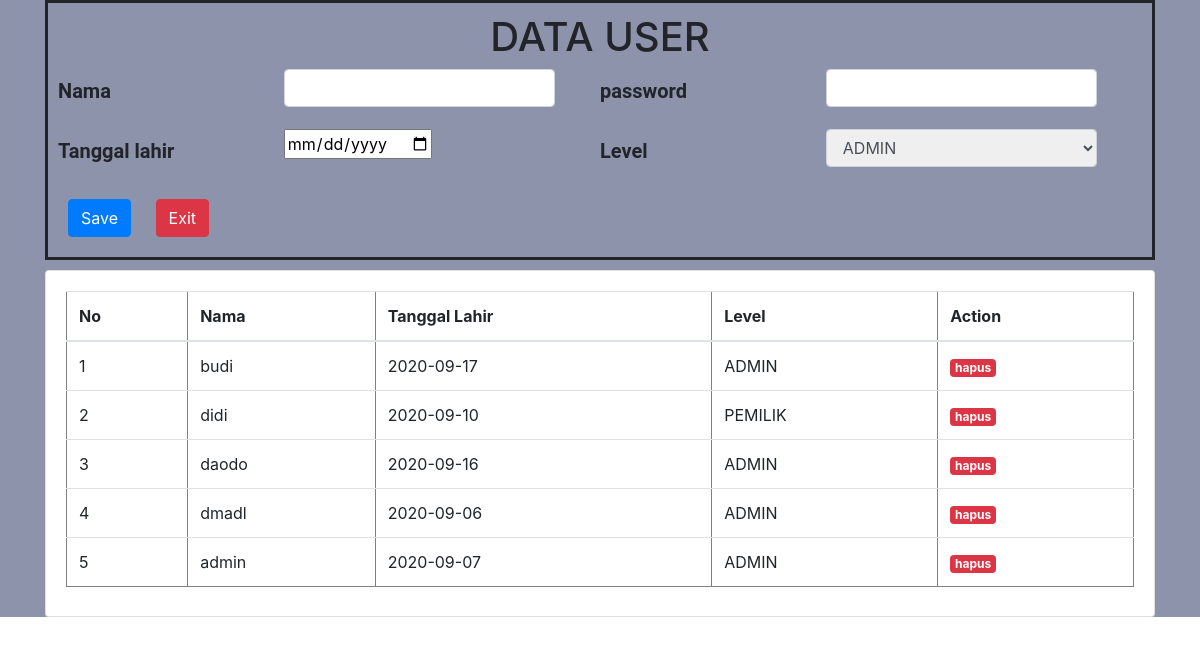
The app's page /index.php/data_user with its own data.
### tables this page shows
CREATE TABLE `tb_pegawai` (
  `id` int(11) NOT NULL,
  `Nama` varchar(25) NOT NULL,
  `tanggal_lahir` date NOT NULL,
  `Password` varchar(100) NOT NULL,
  `level` enum('ADMIN','PEMILIK','KARYAWAN','MANAGER') NOT NULL,
  `date_create` date NOT NULL
);

### application/controllers/Data_user.php (called while the page is built, shortened)
<?php
class Data_user extends CI_Controller
{
    public function __construct()
    {
        $this->load->library('form_validation');
        $this->load->model('Data_user_model');
    }
    public function index()
    {
        $data['judul'] = 'User';
        $data['tb_user'] = $this->Data_user_model->getAlltb_pegawai();
        $data['level'] = ['ADMIN', 'PEMILIK', 'KARYAWAN', 'MANAGER'];
        $this->form_validation->set_rules('nama', 'Nama', 'required|trim');
        $this->form_validation->set_rules('tl', 'tanggal lahir', 'required');
        $this->form_validation->set_rules('passwordd', 'Password', 'required|trim|min_length[3]');
        $this->form_validation->set_rules('level', 'level', 'required');
        if ($this->form_validation->run() == false) {
            $this->load->view('layout/header', $data);
            $this->load->view('data_user/data_user_v');
            $this->load->view('layout/footer');
        }
    }
}

### index.php (called while the page is built, shortened)
<?php
require_once BASEPATH.'core/CodeIgniter.php';

### application/models/Data_user_model.php (called while the page is built, shortened)
<?php
class Data_user_model extends CI_Model
{
    public function getAlltb_pegawai()
    {
        return $query = $this->db->get('tb_pegawai')->result_array();
    }
}

### application/views/data_user/data_user_v.php (the view, shortened to what this page needs)
<section class="Data-user1">
    <div class="container data-user2">
        <div class="border1">
            <div class="row">
                <div class="col-lg-12 justify-content-center text-center">
                    <h1>DATA USER</h1>
                </div>
            </div>
            <form action="<?php echo base_url('Data_user') ?>" method="POST">
                <div class="row">
                    <div class="col-lg-6">
                        <div class="form-group row">
                            <label for="Namabarang" class="col-sm-5 col-form-label nb">Nama</label>
                            <div class="col-sm-6">
                                <input type="text" class="form-control" id="nama" name="nama">
                            </div>
                        </div>
                        <div class="form-group row">
                            <label for="Namabarang" class="col-sm-5 col-form-label nb">Tanggal lahir</label>
                            <div class="col-sm-6">
                                <input type="date" id="date" name="tl"> <br>
                            </div>
                        </div>
                    </div>
                    <div class="col-lg-6">
                        <div class="form-group row">
                            <label for="Namabarang" class="col-sm-5 col-form-label nb">password</label>
                            <div class="col-sm-6">
                                <input type="password" class="form-control" id="passwordd" name="passwordd">
                            </div>
                        </div>
                        <div class="form-group row">
                            <label for="Namabarang" class="col-sm-5 col-form-label nb">Level</label>
                            <div class="col-sm-6">
                                <select class="form-control" name="level">
                                    <?php foreach ($level as $l) : ?>
                                        <option value="<?php echo $l ?>"><?php echo $l ?></option>
                                    <?php endforeach; ?>
                                </select>
                            </div>
                        </div>
                    </div>
                </div>
                <div class="row">
                    <div class="col justify-content-end">
                        <button type="submit" class="btn btn-primary btn-brng-1">Save</button>
                        <a href="<?php echo base_url('master') ?>">
                            <button type="button" class="btn btn-danger btn-brng-2">Exit</button>
                        </a>
                    </div>
                </div>
            </form>
        </div>
    </div>
    <section class="data-user1">
        <div class="container">
            <div class="row">
                <div class="col-lg-12">
                    <div class="card">
                        <div class="card-body data-userr1">
                            <table border="1" class="table tablell">
                                <thead>
                                    <tr>
                                        <th>No</th>
                                        <th>Nama</th>
                                        <th>Tanggal Lahir</th>
                                        <th>Level</th>
                                        <th>Action</th>
                                    </tr>
                                </thead>
                                <tbody>
                                    <?php $no = 1 ?>
                                    <?php foreach ($tb_user as $user) : ?>
                                        <tr>
                                            <td><?php echo $no++ ?></td>
                                            <td><?php echo $user['Nama'] ?></td>
                                            <td><?php echo $user['tanggal_lahir'] ?></td>
                                            <td><?php echo $user['level'] ?></td>
                                            <td><a href="<?php echo base_url(); ?>data_user/hapus/<?php echo $user['id'] ?>" class="badge badge-danger" onclick="return confirm('yakin?')">hapus</a></td>
                                        </tr>
                                    <?php endforeach; ?>
                                </tbody>
                            </table>
                        </div>
                    </div>
                </div>
            </div>
        </div>
    </section>
</section>

### assets/css/Style.css (style rules this page uses)
.nb, .barcode, .cat { font-size: 20px; font-weight: bold; font-family: 'Roboto', sans-serif; }
.btn-brng-1, .btn-brng-2 { margin: 10px; }
.data-userr1 { height: 345px; overflow: scroll; }
.Data-user1 { background-color: #8D93AB; }
.data-user2 { box-sizing: border-box; }
.border1 { border-style: solid; padding: 10px; margin-bottom: 10px; }

### records on screen
tb_pegawai: Nama "budi", tanggal_lahir "2020-09-17", level "ADMIN"
tb_pegawai: Nama "didi", tanggal_lahir "2020-09-10", level "PEMILIK"
tb_pegawai: Nama "daodo", tanggal_lahir "2020-09-16", level "ADMIN"
tb_pegawai: Nama "dmadl", tanggal_lahir "2020-09-06", level "ADMIN"
tb_pegawai: Nama "admin", tanggal_lahir "2020-09-07", level "ADMIN"

### other values on screen
form field level "ADMIN"
